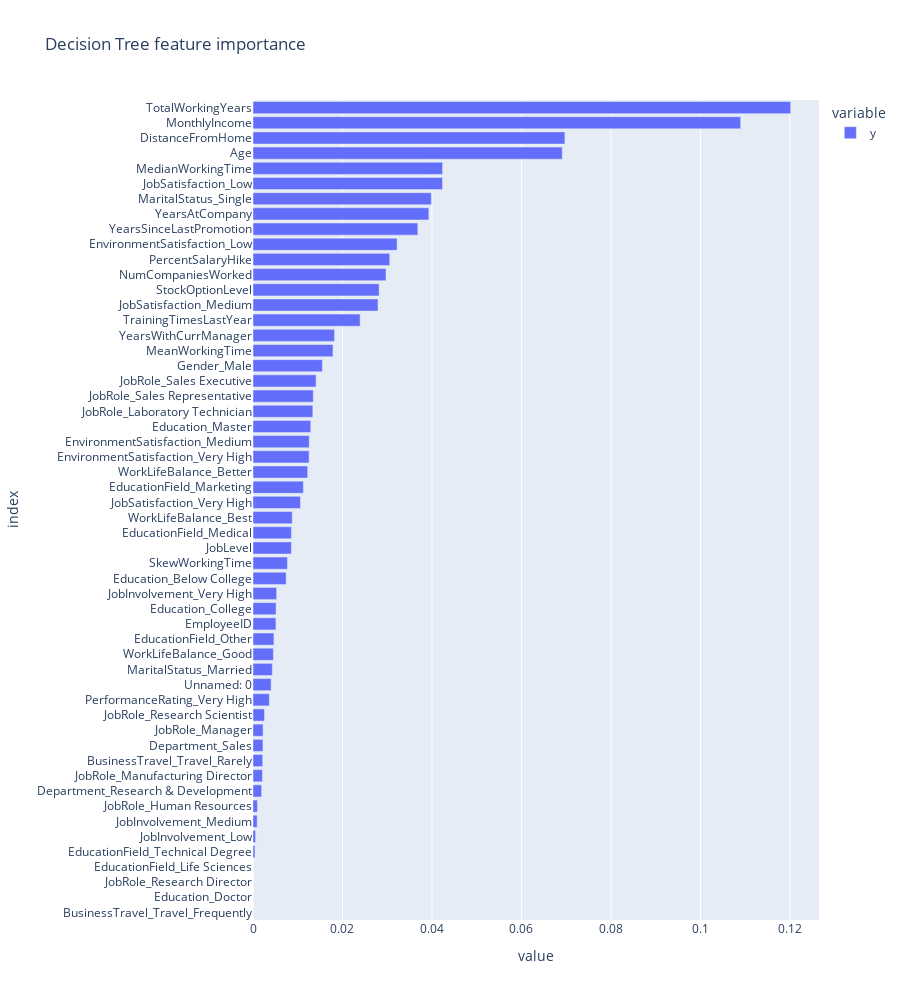

Write notebook code for a chart like this one.
### Code cell
decision_tree = model_pipelines[1][-1]

plot_feature_importance(decision_tree.feature_importances_, 'Decision Tree')

### Figure 1 — Plotly figure (JSON) as saved in the notebook; plotly's stock layout.template omitted (floating-point values rounded to 4 significant figures)
{"data": [{"alignmentgroup": "True", "hovertemplate": "variable=y<br>value=%{x}<br>index=%{y}<extra></extra>", "legendgroup": "y", "marker": {"color": "#636efa", "pattern": {"shape": ""}}, "name": "y", "offsetgroup": "y", "orientation": "h", "showlegend": true, "textposition": "auto", "x": [0.0, 0.0, 0.0, 0.0, 0.000434, 0.0005762, 0.0009251, 0.001002, 0.001925, 0.002097, 0.002165, 0.002221, 0.002246, 0.002567, 0.003657, 0.004049, 0.00432, 0.004557, 0.004678, 0.005124, 0.005156, 0.005286, 0.007403, 0.007707, 0.008575, 0.008589, 0.008762, 0.01061, 0.01126, 0.01222, 0.01254, 0.01256, 0.01291, 0.01337, 0.01348, 0.0141, 0.0155, 0.01787, 0.01822, 0.02395, 0.02794, 0.02819, 0.02973, 0.03056, 0.03221, 0.03684, 0.0393, 0.03986, 0.04236, 0.04237, 0.06912, 0.06971, 0.109, 0.1202], "xaxis": "x", "y": ["BusinessTravel_Travel_Frequently", "Education_Doctor", "JobRole_Research Director", "EducationField_Life Sciences", "EducationField_Technical Degree", "JobInvolvement_Low", "JobInvolvement_Medium", "JobRole_Human Resources", "Department_Research & Development", "JobRole_Manufacturing Director", "BusinessTravel_Travel_Rarely", "Department_Sales", "JobRole_Manager", "JobRole_Research Scientist", "PerformanceRating_Very High", "Unnamed: 0", "MaritalStatus_Married", "WorkLifeBalance_Good", "EducationField_Other", "EmployeeID", "Education_College", "JobInvolvement_Very High", "Education_Below College", "SkewWorkingTime", "JobLevel", "EducationField_Medical", "WorkLifeBalance_Best", "JobSatisfaction_Very High", "EducationField_Marketing", "WorkLifeBalance_Better", "EnvironmentSatisfaction_Very High", "EnvironmentSatisfaction_Medium", "Education_Master", "JobRole_Laboratory Technician", "JobRole_Sales Representative", "JobRole_Sales Executive", "Gender_Male", "MeanWorkingTime", "YearsWithCurrManager", "TrainingTimesLastYear", "JobSatisfaction_Medium", "StockOptionLevel", "NumCompaniesWorked", "PercentSalaryHike", "EnvironmentSatisfaction_Low", "YearsSinceLastPromotion", "YearsAtCompany", "MaritalStatus_Single", "JobSatisfaction_Low", "MedianWorkingTime", "Age", "DistanceFromHome", "MonthlyIncome", "TotalWorkingYears"], "yaxis": "y", "type": "bar"}], "layout": {"xaxis": {"anchor": "y", "domain": [0.0, 1.0], "title": {"text": "value"}}, "yaxis": {"anchor": "x", "domain": [0.0, 1.0], "title": {"text": "index"}}, "legend": {"title": {"text": "variable"}, "tracegroupgap": 0}, "title": {"text": "Decision Tree feature importance"}, "barmode": "relative", "height": 1000}}
